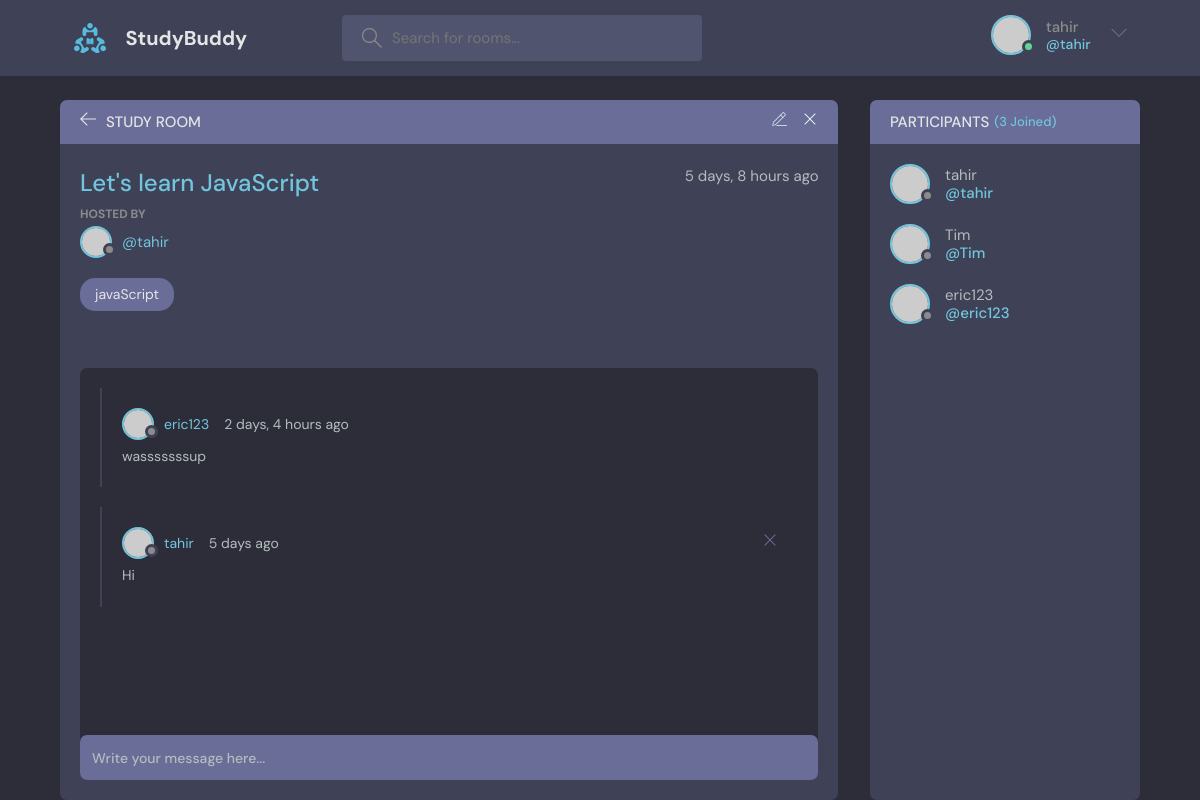
Screenshot of /room/1/ (signed in) with the database file from the repository.
### base/models.py (models this page shows, shortened)
class Room(models.Model):
    host = models.ForeignKey(User, on_delete=models.SET_NULL, null=True)
    topic = models.ForeignKey(Topic, on_delete=models.SET_NULL, null=True) # a room can only have one topic
    name = models.CharField(max_length=200)
    description = models.TextField(null=True, blank=True)   # blanks allowed
    participants = models.ManyToManyField(User, related_name='participants', blank=True)
    updated = models.DateTimeField(auto_now=True)   # timestamp for when saved
    created = models.DateTimeField(auto_now_add=True)   # timestamp for when created

class Topic(models.Model):
    name = models.CharField(max_length=200)
    def __str__(self):
        return self.name

class Message(models.Model):
    user = models.ForeignKey(User, on_delete=models.CASCADE) # note that we are using the default django User as imported
    room = models.ForeignKey(Room, on_delete=models.CASCADE) # one to many relationship, related to Room. CASCADE - when a room is deleted, all its messages are deleted
    body = models.TextField()
    updated = models.DateTimeField(auto_now=True)   # timestamp for when saved
    created = models.DateTimeField(auto_now_add=True)   # timestamp for when created
    class Meta:
        ordering = ['-updated', '-created'] # dash is descending order

### base/views.py (the view, shortened to what this page needs)
# urls.py: path('room/<str:pk>/', views.room, name="room"), #pk stands for primary key
def room(request, pk):
    room = Room.objects.get(id=pk)
    room_messages = room.message_set.all() # give us the set of messages related to this room in descending time order
    participants = room.participants.all()
    context = {'room': room, 'room_messages': room_messages, 'participants': participants}
    return render(request, 'base/room.html', context)

### base/templates/base/room.html (shortened to what this page needs)
{% extends 'main.html' %} {% block content %}
<main class="profile-page layout layout--2">
  <div class="container">
    <div class="room">
      <div class="room__top">
        <div class="room__topLeft">
          <a href="{% url 'home' %}">
            <svg
              version="1.1"
              xmlns="http://www.w3.org/2000/svg"
              width="32"
              height="32"
              viewBox="0 0 32 32"
            >
              <title>arrow-left</title>
              <path
                d="M13.723 2.286l-13.723 13.714 13.719 13.714 1.616-1.611-10.96-10.96h27.625v-2.286h-27.625l10.965-10.965-1.616-1.607z"
              ></path>
            </svg>
          </a>
          <h3>Study Room</h3>
        </div>
        {% if room.host == request.user %}
        <div class="room__topRight">
          <a href="{% url 'update-room' room.id %}">
          </a>
          <a href="{% url 'delete-room' room.id %}">
            <svg
              version="1.1"
              xmlns="http://www.w3.org/2000/svg"
              width="32"
              height="32"
              viewBox="0 0 32 32"
            >
              <title>remove</title>
              <path
                d="M27.314 6.019l-1.333-1.333-9.98 9.981-9.981-9.981-1.333 1.333 9.981 9.981-9.981 9.98 1.333 1.333 9.981-9.98 9.98 9.98 1.333-1.333-9.98-9.98 9.98-9.981z"
              ></path>
            </svg>
          </a>
        </div>
        {% endif %}
      </div>
      <div class="room__box scroll">
        <div class="room__header scroll">
          <div class="room__info">
            <h3>{{room.name}}</h3>
            <span>{{room.created|timesince}} ago</span>
          </div>
          <div class="room__hosted">
            <p>Hosted By</p>
            <a
              href="{% url 'user-profile' room.host.id %}"
              class="room__author"
            >
              <div class="avatar avatar--small">
                <img src="https://randomuser.me/api/portraits/men/37.jpg" />
              </div>
              <span>@{{room.host.username}}</span>
            </a>
          </div>
          <span class="room__topics">{{room.topic}}</span>
        </div>
        <div class="room__conversation">
          <div class="threads scroll">
            {% for message in room_messages %}
            <div class="thread">
              <div class="thread__top">
                <div class="thread__author">
                  <a
                    href="{% url 'user-profile' message.user.id %}"
                    class="thread__authorInfo"
                  >
                    <div class="avatar avatar--small">
                      <img
                        src="https://randomuser.me/api/portraits/men/37.jpg"
                      />
                    </div>
                    <span>{{message.user.username}}</span>
                  </a>
                  <span class="thread__date"
                    >{{message.created|timesince}} ago</span
                  >
                </div>
                {% if request.user == message.user %}
                <a href="{% url 'delete-message' message.id %}">
                  <div class="thread__delete">
                    <svg
                      version="1.1"
                      xmlns="http://www.w3.org/2000/svg"
                      width="32"
                      height="32"
                      viewBox="0 0 32 32"
                    >
                      <title>remove</title>
                      <path
                        d="M27.314 6.019l-1.333-1.333-9.98 9.981-9.981-9.981-1.333 1.333 9.981 9.981-9.981 9.98 1.333 1.333 9.981-9.98 9.98 9.98 1.333-1.333-9.98-9.98 9.98-9.981z"
                      ></path>
                    </svg>
                  </div>
                </a>
                {% endif %}
              </div>
              <div class="thread__details">
                {{message.body}}
              </div>
            </div>
            {% endfor %}
          </div>
        </div>
      </div>
      <div class="room__message">
        <form action="#">
          <input name="" placeholder="Write your message here..." />
        </form>
      </div>
    </div>
    <div class="participants">
      <h3 class="participants__top">
        Participants <span>({{participants.count}} Joined)</span>
      </h3>
      <div class="participants__list scroll">
        {% for user in participants %}
        <a href="{% url 'user-profile' user.id %}" class="participant">
          <div class="avatar avatar--medium">
            <img src="https://randomuser.me/api/portraits/men/37.jpg" />
          </div>
          <p>
            {{user.username}}
            <span>@{{user.username}}</span>
          </p>
        </a>
        {% endfor %}
      </div>
    </div>
  </div>
</main>
{% endblock content %}

### templates/navbar.html (shortened to what this page needs)
{% load static %}
<header class="header header--loggedIn">
  <div class="container">
    <a href="{% url 'home' %}" class="header__logo">
      <img src="{% static 'images/logo.svg' %}" />
      <h1>StudyBuddy</h1>
    </a>
    <form class="header__search" method="GET" action="{% url 'home' %}">
      <label>
        <input name="q" placeholder="Search for rooms..." />
      </label>
    </form>
    <nav class="header__menu">
      {% if request.user.is_authenticated %}
      <div class="header__user">
        <a href="{% url 'update-user' %}">
          <div class="avatar avatar--medium active">
            <img src="https://randomuser.me/api/portraits/men/37.jpg" />
          </div>
          <p>
            {{request.user.username}} <span>@{{request.user.username}}</span>
          </p>
        </a>
        <button class="dropdown-button">
          <svg
            version="1.1"
            xmlns="http://www.w3.org/2000/svg"
            width="32"
            height="32"
            viewBox="0 0 32 32"
          >
            <title>chevron-down</title>
            <path d="M16 21l-13-13h-3l16 16 16-16h-3l-13 13z"></path>
          </svg>
        </button>
      </div>
      {% else %}
      <a href="{% url 'login' %}">
        <img src="{% static 'images/avatar.svg' %}" />
        <p>Login</p>
      </a>
      {% endif %}
    </nav>
  </div>
</header>

### rows the page displays
Room: name "Let's learn JavaScript", created "5 days, 8 hours", host.username "tahir", topic "javaScript"
Message: user.username "eric123", created "2 days, 4 hours", body "wasssssssup"
Message: user.username "tahir", created "5 days", body "Hi"

### other values shown
{{ request.user.username }} "tahir"
{{ participants.count }} "3"
{{ user.username }} "tahir"
{{ user.username }} "Tim"
{{ user.username }} "eric123"
